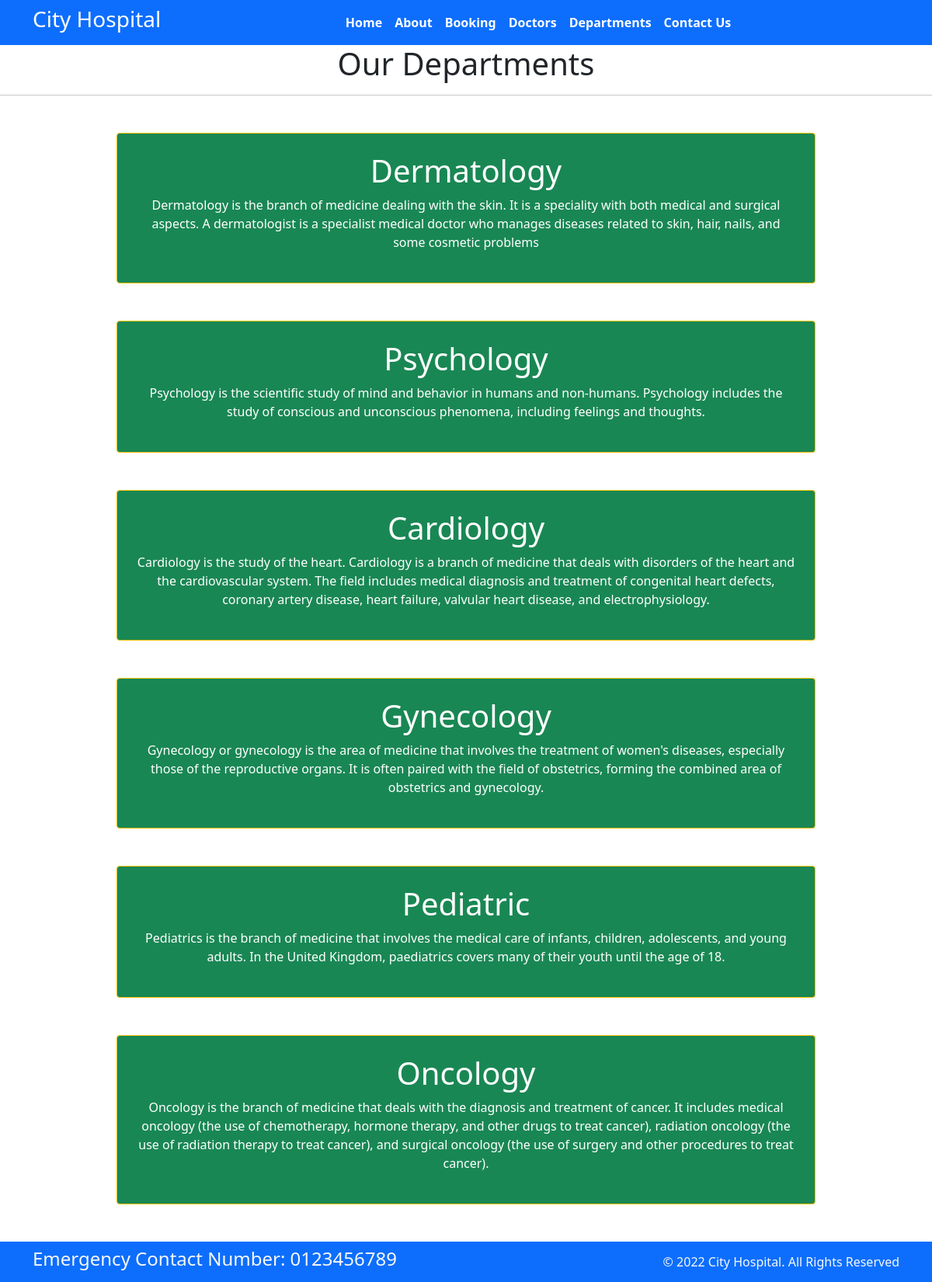
Page /department/ on the committed database.
### hospital/models.py (models this page shows, shortened)
class Departments(models.Model):
    dep_name = models.CharField(max_length=100)
    dep_decription = models.TextField()

### hospital/views.py (the view)
# urls.py: path('department/', department, name='department'),
def department(request):
     dict_dept={
        'dept': Departments.objects.all()
    }
     return render(request,'5_department.html',dict_dept)

### template/5_department.html (shortened to what this page needs)
{% extends '7_base.html' %}
{% block content %}
<h1 class="text-center"> Our Departments </h1>
<hr>
{% for d in dept %}
<div class="mx-auto w-75 bg-success text-center text-white p-4 my-5 border border-warning rounded">
    <h1>{{d.dep_name}}</h1>
    <p>{{d.dep_decription}}</p>
</div>
{% endfor %}
{%endblock%}

### rows in the picture
Departments: dep_name "Dermatology", dep_decription "Dermatology is the branch of medicine dealing with the skin. It is a speciality with both medical and surgical aspects. A dermatologist is a specialist medical doctor who manages diseases related to skin, hair, nails, and some cosmetic problems"
Departments: dep_name "Psychology", dep_decription "Psychology is the scientific study of mind and behavior in humans and non-humans. Psychology includes the study of conscious and unconscious phenomena, including feelings and thoughts."
Departments: dep_name "Cardiology", dep_decription "Cardiology is the study of the heart. Cardiology is a branch of medicine that deals with disorders of the heart and the cardiovascular system. The field includes medical diagnosis and treatment of congenital heart defects, coronary artery disease, heart failure, valvular heart disease, and electrophysiology."
Departments: dep_name "Gynecology", dep_decription "Gynecology or gynecology is the area of medicine that involves the treatment of women's diseases, especially those of the reproductive organs. It is often paired with the field of obstetrics, forming the combined area of obstetrics and gynecology."
Departments: dep_name "Pediatric", dep_decription "Pediatrics is the branch of medicine that involves the medical care of infants, children, adolescents, and young adults. In the United Kingdom, paediatrics covers many of their youth until the age of 18."
Departments: dep_name "Oncology", dep_decription "Oncology is the branch of medicine that deals with the diagnosis and treatment of cancer. It includes medical oncology (the use of chemotherapy, hormone therapy, and other drugs to treat cancer), radiation oncology (the use of radiation therapy to treat cancer), and surgical oncology (the use of surgery and other procedures to treat cancer)."
